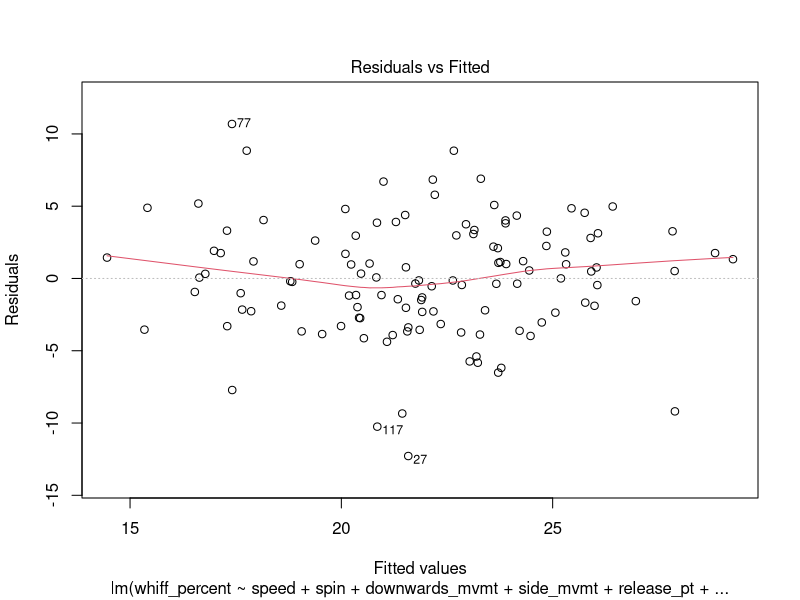
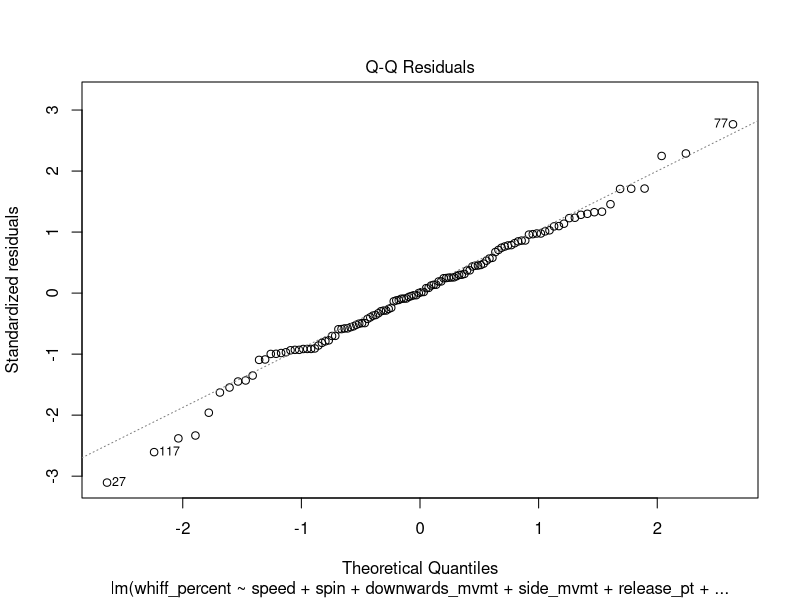
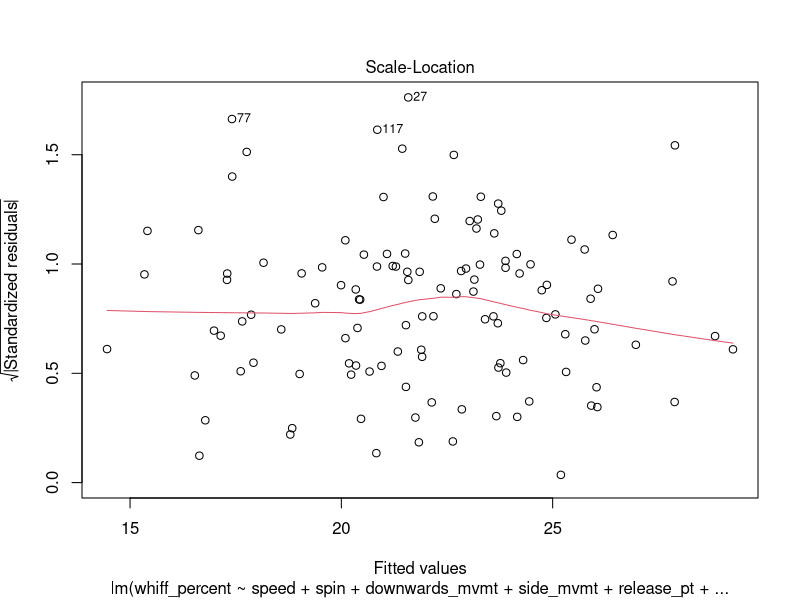
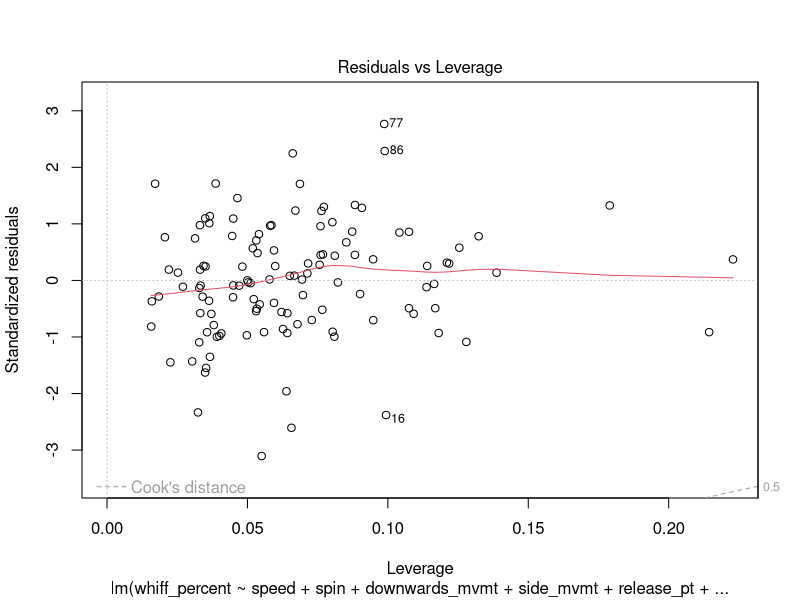
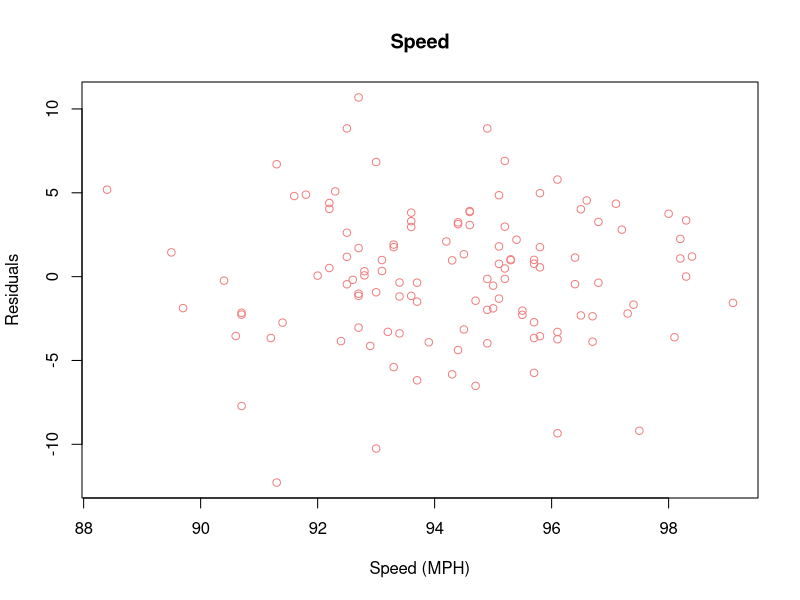
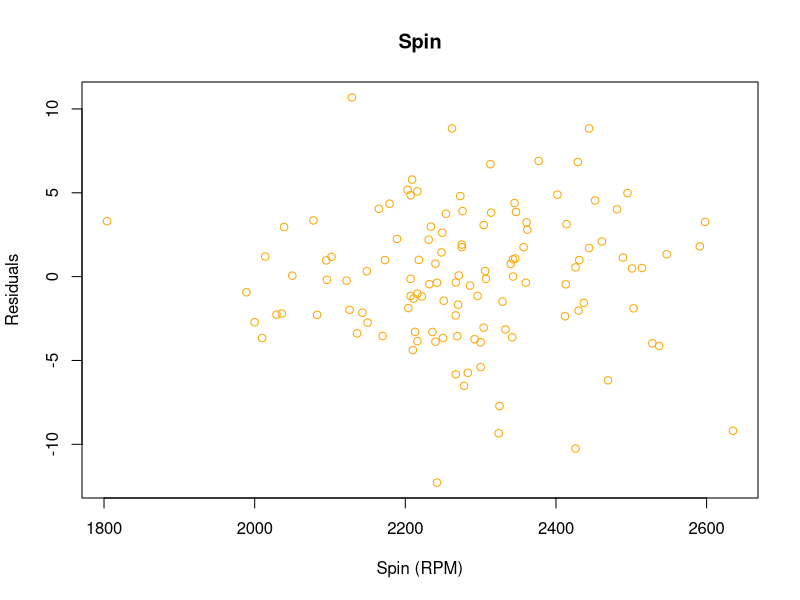
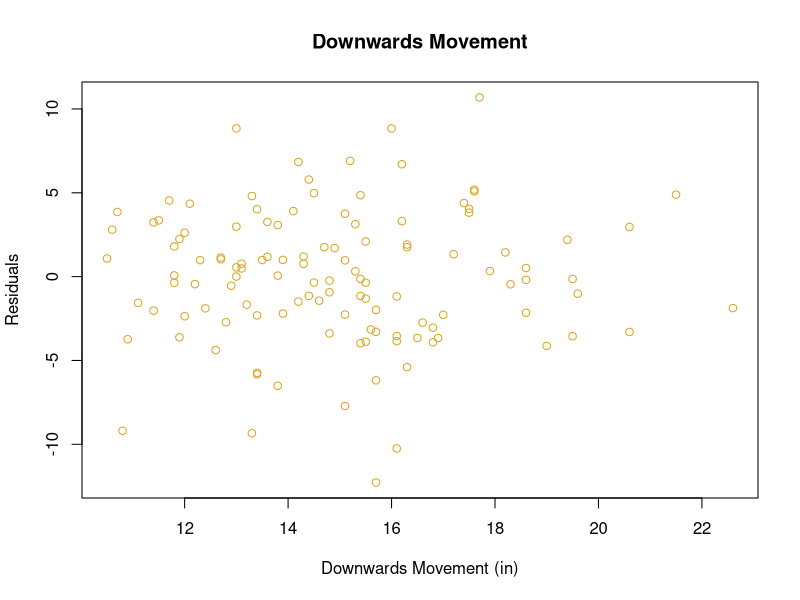
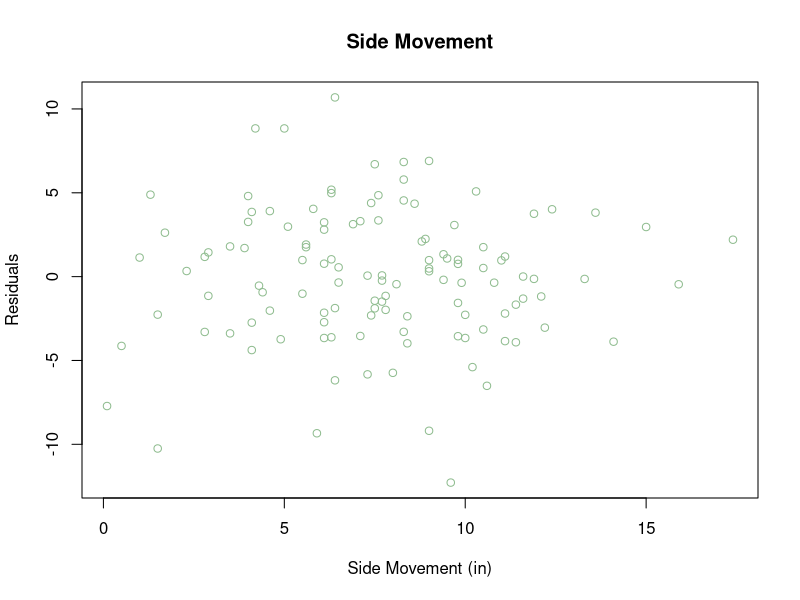

Write R code to recreate these figures, in order. (Note: this script raises an error after producing the figures.)
# Load libraries
library(car)
library(tidyverse)

# Loading and cleaning data
fb <- read_csv("savant_data.csv")
fb <- fb %>% select(player_id, total, `downward movement w/ gravity (in)`, 
                    `glove/arm-side movement (in)`, whiff_percent, `pitch (MPH)`,
                    `spin (RPM)`, `vertical release pt (ft)`, `extension (ft)`)

bot <- read_csv("botcmd.csv") %>% select(player_id, `botCmd FA`)

# Merging and cleaning data
fastballs <- merge(fb, bot, by = 'player_id')
renamed_cols <- c('downwards_mvmt' = 'downward movement w/ gravity (in)',
                  'side_mvmt' = 'glove/arm-side movement (in)',
                  'speed' = 'pitch (MPH)',
                  'spin' = 'spin (RPM)',
                  'release_pt' = 'vertical release pt (ft)',
                  'extension' = 'extension (ft)',
                  'command' = 'botCmd FA')

fastballs <- rename(fastballs, renamed_cols)
head(fastballs)

# ----------------------------------------------------------------------------#

# Splitting Data
set.seed(1000)
fastballs_training <- fastballs %>% sample_frac(size = 0.8)
fastballs_validation <- anti_join(fastballs, fastballs_training)
fastballs_training

# Model 1
reg_all <- lm(whiff_percent ~ speed + spin + downwards_mvmt + 
                side_mvmt + release_pt + extension + command, 
              data = fastballs_training)

summary(reg_all)

# Check Model 1 Assumptions
plot(reg_all)

plot(reg_all$residuals ~ fastballs_training$speed,
     main = 'Speed',
     xlab = 'Speed (MPH)', ylab = 'Residuals',
     col = 'lightcoral')
plot(reg_all$residuals ~ fastballs_training$spin,
     main = 'Spin',
     xlab = 'Spin (RPM)', ylab = 'Residuals',
     col = 'orange')
plot(reg_all$residuals ~ fastballs_training$downwards_mvmt,
     main = 'Downwards Movement',
     xlab = 'Downwards Movement (in)', ylab = 'Residuals',
     col = 'goldenrod')
plot(reg_all$residuals ~ fastballs_training$side_mvmt,
     main = 'Side Movement',
     xlab = 'Side Movement (in)', ylab = 'Residuals',
     col = 'darkseagreen')
plot(reg_all$residuals ~ fastballs_training$release_pt,
     main = 'Release Point',
     xlab = 'Release Point (ft)', ylab = 'Residuals',
     col = 'cadetblue')
plot(reg_all$residuals ~ fastballs_training$extension,
     main = 'Extension',
     xlab = 'Extension (ft)', ylab = 'Residuals',
     col = 'plum')
plot(reg_all$residuals ~ fastballs_training$command,
     main = 'Command',
     xlab = 'Command (Bot Command Rating)', ylab = 'Residuals',
     col = 'gray')

vif(reg_all)

# Addressing linearity in Model 1
MASS::boxcox(reg_all)

# Arcsine transformed response
asine_whiff_percent <- asin(sqrt(fastballs_training$whiff_percent / 100))

# Transformed regression
asine_reg_all <- lm(asine_whiff_percent ~ speed + spin + downwards_mvmt + 
                      side_mvmt + release_pt + extension + command, 
                    data = fastballs_training)
summary(asine_reg_all)

par(mfrow = c(1,2))
plot(asine_reg_all)
plot(reg_all) # Not as good as original

# Remove outlier (Bieber)
updated_fastballs_training <- fastballs_training %>%  filter(player_id != 669456) 

# Re-train Model 1 without transformation
reg_all_removed <- lm(whiff_percent ~ speed + spin + downwards_mvmt + 
                        side_mvmt + release_pt + extension + command, 
                      data = updated_fastballs_training)

summary(reg_all_removed)
par(mfrow = c(1,2))
plot(reg_all_removed)

# Re-train Arcsine version of Model 1
arcsine_reg_all_removed <- lm(asin(sqrt(updated_fastballs_training$whiff_percent / 100)) ~
                                speed + spin + downwards_mvmt + side_mvmt + release_pt + 
                                extension + command, data = updated_fastballs_training)
summary(arcsine_reg_all_removed)

par(mfrow = c(2,2))
plot(arcsine_reg_all_removed) # Not as good as original


# Model 2
reg_sdsr <- lm(whiff_percent ~ spin + downwards_mvmt + side_mvmt + 
                 release_pt, data = updated_fastballs_training)

summary(reg_sdsr)

# Anova test for Model 2
anova(reg_all_removed, reg_sdsr) # Not significant

# Check assumptions for Model 2
plot(reg_sdsr) # Some heteroskedasticity

plot(reg_sdsr$residuals ~ updated_fastballs_training$spin,
     main = 'Spin',
     xlab = 'Spin (RPM)', ylab = 'Residuals',
     col = 'orange')
plot(reg_sdsr$residuals ~ updated_fastballs_training$downwards_mvmt,
     main = 'Downwards Movement',
     xlab = 'Downwards Movement (in)', ylab = 'Residuals',
     col = 'goldenrod')
plot(reg_sdsr$residuals ~ updated_fastballs_training$side_mvmt,
     main = 'Side Movement',
     xlab = 'Side Movement (in)', ylab = 'Residuals',
     col = 'darkseagreen')
plot(reg_sdsr$residuals ~ updated_fastballs_training$release_pt,
     main = 'Release Point',
     xlab = 'Release Point (ft)', ylab = 'Residuals',
     col = 'cadetblue')

# Attempt to correct heteroskedasticity using arcsine transformation
arcsine_reg_sdsr_removed <- lm(asin(sqrt(updated_fastballs_training$whiff_percent / 100)) ~
                                 spin + downwards_mvmt + side_mvmt + release_pt, 
                               data = updated_fastballs_training)

summary(arcsine_reg_sdsr_removed) # Doesn't help

# Re-check
plot(arcsine_reg_sdsr_removed)
plot(arcsine_reg_sdsr_removed$residuals ~ updated_fastballs_training$spin,
     main = 'Spin',
     xlab = 'Spin (RPM)', ylab = 'Residuals',
     col = 'orange')
plot(arcsine_reg_sdsr_removed$residuals ~ updated_fastballs_training$downwards_mvmt,
     main = 'Downwards Movement',
     xlab = 'Downwards Movement (in)', ylab = 'Residuals',
     col = 'goldenrod')
plot(arcsine_reg_sdsr_removed$residuals ~ updated_fastballs_training$side_mvmt,
     main = 'Side Movement',
     xlab = 'Side Movement (in)', ylab = 'Residuals',
     col = 'darkseagreen')
plot(arcsine_reg_sdsr_removed$residuals ~ updated_fastballs_training$release_pt,
     main = 'Release Point',
     xlab = 'Release Point (ft)', ylab = 'Residuals',
     col = 'cadetblue')

# Attempt to correct heteroskedasticity using Weighted Least Squares
weights <- 1 / lm(abs(reg_sdsr$residuals) ~ reg_sdsr$fitted.values)$fitted.values^2

wls_reg_sdsr <- lm(whiff_percent ~ spin + downwards_mvmt + side_mvmt + release_pt,
                   data = updated_fastballs_training, weights = weights)

summary(wls_reg_sdsr)

# Re-check
par(mfrow = c(1,2))
plot(wls_reg_sdsr)

plot(wls_reg_sdsr$residuals ~ updated_fastballs_training$spin,
     main = 'Spin',
     xlab = 'Spin (RPM)', ylab = 'Residuals',
     col = 'orange')
plot(wls_reg_sdsr$residuals ~ updated_fastballs_training$downwards_mvmt,
     main = 'Downwards Movement',
     xlab = 'Downwards Movement (in)', ylab = 'Residuals',
     col = 'goldenrod')
plot(wls_reg_sdsr$residuals ~ updated_fastballs_training$side_mvmt,
     main = 'Side Movement',
     xlab = 'Side Movement (in)', ylab = 'Residuals',
     col = 'darkseagreen')
plot(wls_reg_sdsr$residuals ~ updated_fastballs_training$release_pt,
     main = 'Release Point',
     xlab = 'Release Point (ft)', ylab = 'Residuals',
     col = 'cadetblue')

# Check multicollinearity
vif(wls_reg_sdsr) # None significant

# Attempt to simplify further
reg_dr <- lm(whiff_percent ~ downwards_mvmt + release_pt,
             data = updated_fastballs_training)
summary(reg_dr)

# Partial F test
anova(wls_reg_sdsr, reg_dr)

# Try removing one at a time
# Remove side movement
reg_sdr <- lm(whiff_percent ~ spin + downwards_mvmt + release_pt,
              data = updated_fastballs_training)
summary(reg_sdr)

anova(wls_reg_sdsr, reg_sdr) # Significant

# Remove spin
reg_dsr <- lm(whiff_percent ~ downwards_mvmt + side_mvmt + release_pt,
              data = updated_fastballs_training)
summary(reg_dsr)
anova(wls_reg_sdsr, reg_sdr) # Significant


# --------------------------------------------------------------------------- #

# Model Selection
models = c('All', 'Speed + Downwards Movement + Sideways Movement + Release Point')

n_predictors = c(7, 4)

adj_r_squared = c(summary(reg_all_removed)$adj.r.squared,
                  summary(wls_reg_sdsr)$adj.r.squared)

bic = c(BIC(reg_all_removed), 
        BIC(wls_reg_sdsr))

aic_corrected = c(AIC(reg_all_removed) + (2*9*10)/(119-9+1), 
                  AIC(wls_reg_sdsr) + (2*6*7)/(103-6+1))

selection <- tibble(models, n_predictors, adj_r_squared, aic_corrected, bic)
selection

# --------------------------------------------------------------------------- #

# Model Validation
reg_sdsr_validation <- lm(whiff_percent ~ spin + downwards_mvmt + side_mvmt + release_pt,
                          data = fastballs_validation)

weights_val <- 1 / lm(abs(reg_sdsr_validation$residuals) ~ reg_sdsr_validation$fitted.values)$fitted.values^2

wls_reg_sdsr_val <- lm(whiff_percent ~ spin + downwards_mvmt + side_mvmt + release_pt,
                       data = fastballs_validation, weights = weights_val)

summary(wls_reg_sdsr_val)

# Columns
models = c('Training', 'Validation')
n = c(119, 30)
adj_r_squared = c(summary(wls_reg_sdsr)$adj.r.squared,
                  summary(wls_reg_sdsr_val)$adj.r.squared)
intercept_estimate <- c(wls_reg_sdsr$coefficients[1],
                        wls_reg_sdsr_val$coefficients[1])
spin_estimate <- c(wls_reg_sdsr$coefficients[2],
                   wls_reg_sdsr_val$coefficients[2])
downwards_mvmt_estimate <- c(wls_reg_sdsr$coefficients[3],
                             wls_reg_sdsr_val$coefficients[3])
side_mvmt_estimate <- c(wls_reg_sdsr$coefficients[4],
                        wls_reg_sdsr_val$coefficients[4])
release_pt_estimate <- c(wls_reg_sdsr$coefficients[5],
                         wls_reg_sdsr_val$coefficients[5])

# Validation table
validation <- tibble(models, n, adj_r_squared, spin_estimate, downwards_mvmt_estimate,
                     side_mvmt_estimate, release_pt_estimate)
validation

# Check assumptions
plot(wls_reg_sdsr_val) # Leverage point
vif(wls_reg_sdsr_val)

# Compare datasets response variables
# Testing
summarize(updated_fastballs_training, pitchers = n(), 
          `min whiff` = min(whiff_percent), `max whiff` = max(whiff_percent),
          `average whiff` = mean(whiff_percent), `median whiff` = median(whiff_percent), 
          `sd whiff` = sd(whiff_percent))

# Validation
summarize(fastballs_validation, pitchers = n(), 
          `min whiff` = min(whiff_percent), `max whiff` = max(whiff_percent),
          `average whiff` = mean(whiff_percent), `median whiff` = median(whiff_percent), 
          `sd whiff` = sd(whiff_percent))

# Check average number of fastballs thrown
mean(updated_fastballs_training$total)
mean(fastballs_validation$total)